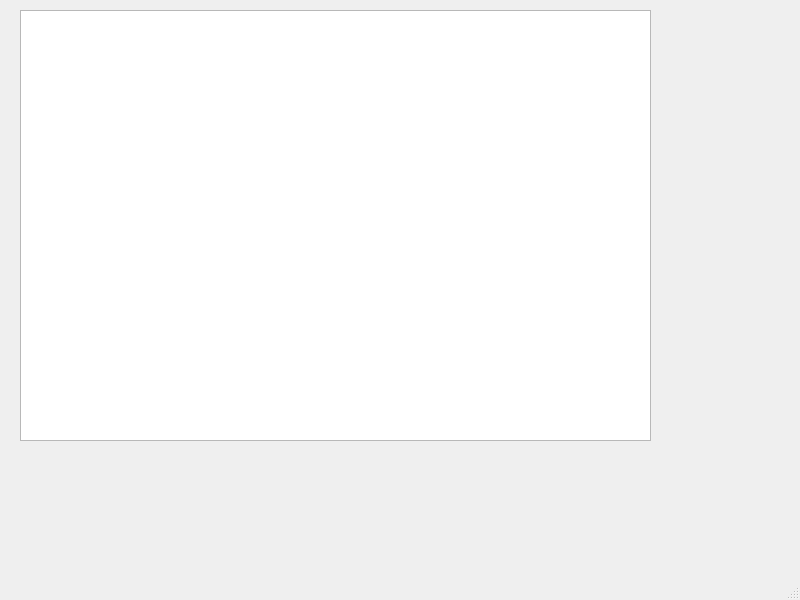
<?xml version="1.0" encoding="UTF-8"?>
<ui version="4.0">
 <class>MainWindow</class>
 <widget class="QMainWindow" name="MainWindow">
  <property name="geometry">
   <rect>
    <x>0</x>
    <y>0</y>
    <width>800</width>
    <height>600</height>
   </rect>
  </property>
  <property name="windowTitle">
   <string>MainWindow</string>
  </property>
  <widget class="QWidget" name="centralwidget">
   <widget class="QGraphicsView" name="graphicsView">
    <property name="geometry">
     <rect>
      <x>20</x>
      <y>10</y>
      <width>631</width>
      <height>431</height>
     </rect>
    </property>
   </widget>
  </widget>
  <widget class="QMenuBar" name="menubar">
   <property name="geometry">
    <rect>
     <x>0</x>
     <y>0</y>
     <width>800</width>
     <height>21</height>
    </rect>
   </property>
  </widget>
  <widget class="QStatusBar" name="statusbar"/>
 </widget>
 <resources/>
 <connections/>
</ui>
